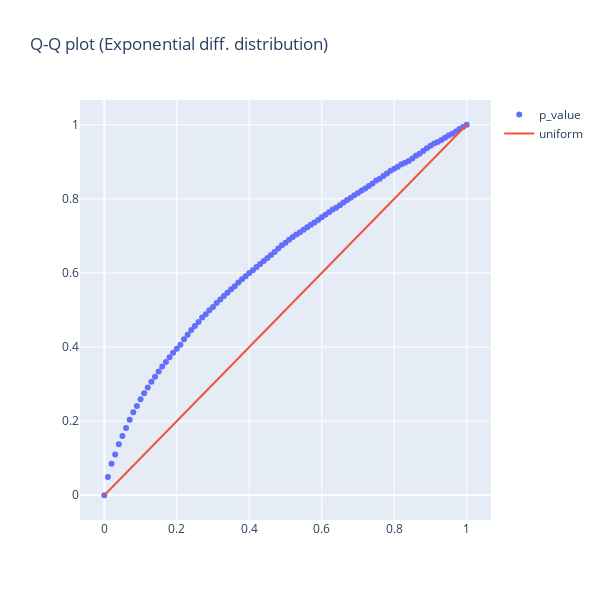

Source (notebook cell):
### Code cell
probs, x = get_probs_by_threshold(np.array(p_values_ttest['expon_diff']))
fig = go.Figure([go.Scatter(x=x, y=probs, mode="markers", name="p_value"),
                 go.Scatter(x=x, y=x, mode="lines", name="uniform")])
fig.update_layout(height=600, width=600, title="Q-Q plot (Exponential diff. distribution)")
fig
